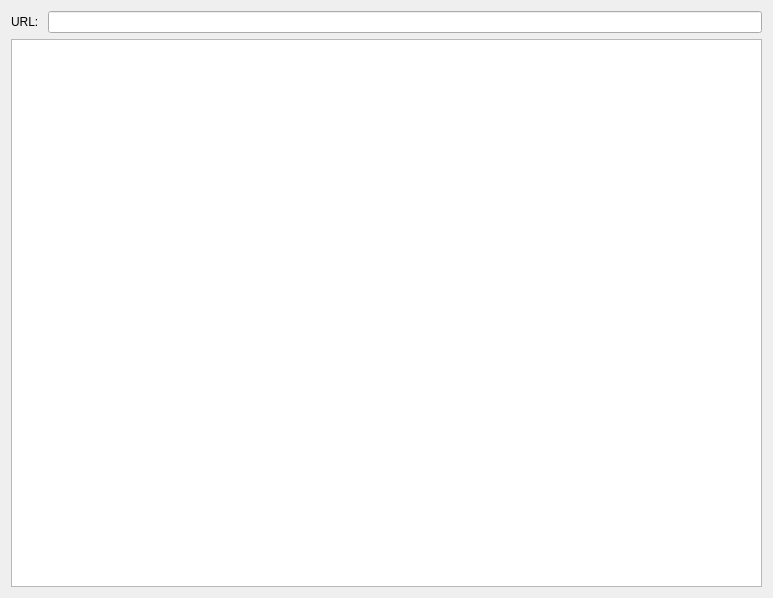
<?xml version="1.0" encoding="UTF-8"?>
<ui version="4.0">
 <class>Ventana</class>
 <widget class="QWidget" name="Ventana">
  <property name="geometry">
   <rect>
    <x>0</x>
    <y>0</y>
    <width>773</width>
    <height>598</height>
   </rect>
  </property>
  <property name="windowTitle">
   <string>Form</string>
  </property>
  <layout class="QGridLayout" name="gridLayout">
   <item row="0" column="1">
    <widget class="QLineEdit" name="leUrl"/>
   </item>
   <item row="0" column="0">
    <widget class="QLabel" name="label">
     <property name="text">
      <string>URL: </string>
     </property>
    </widget>
   </item>
   <item row="2" column="0" colspan="2">
    <widget class="QTextEdit" name="teHtml"/>
   </item>
  </layout>
 </widget>
 <resources/>
 <connections/>
</ui>
